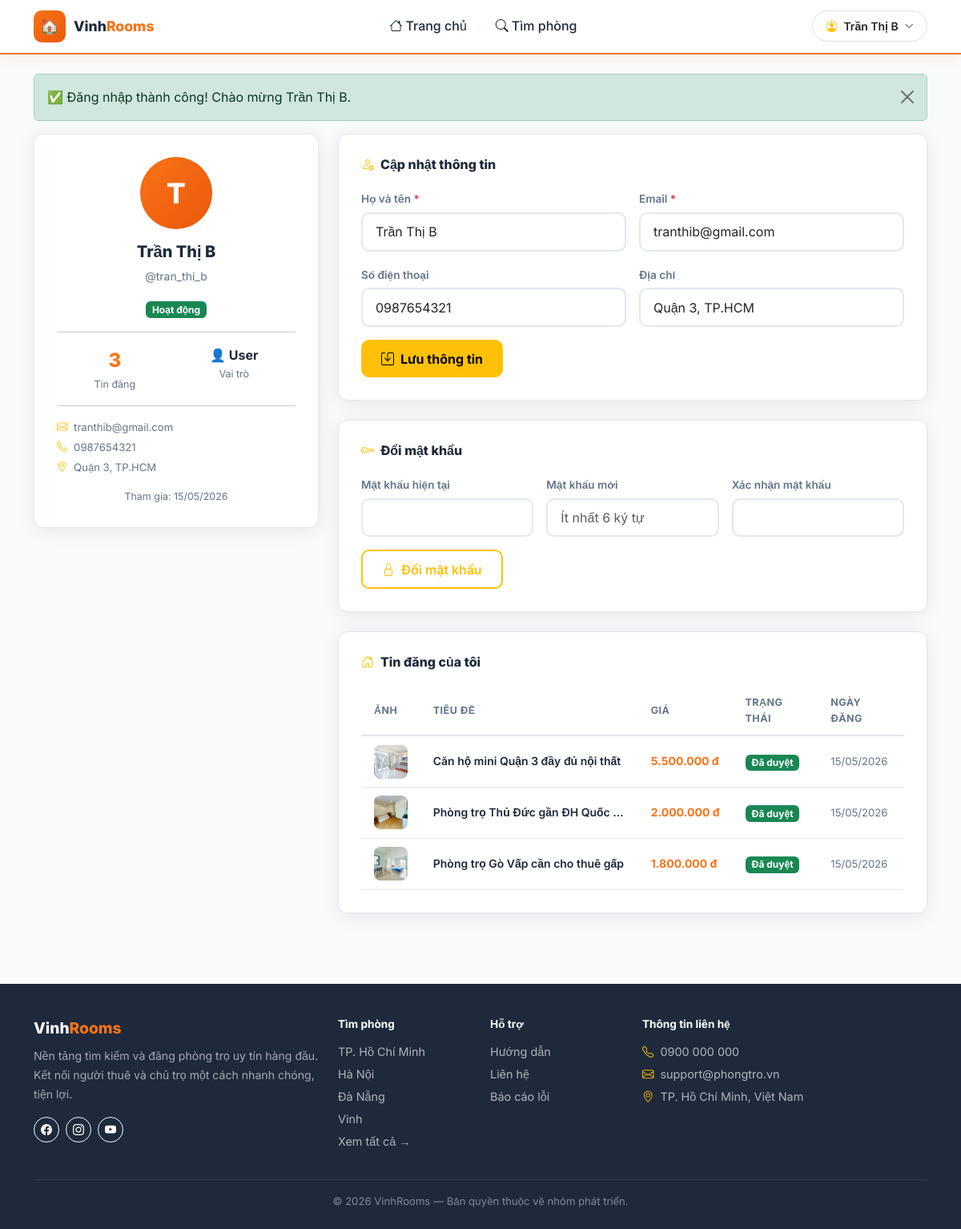
Screenshot of /profile.php (signed in) with the database file from the repository.
### tables this page shows
CREATE TABLE `users` (
  `id` int(10) UNSIGNED NOT NULL,
  `username` varchar(50) NOT NULL,
  `email` varchar(100) NOT NULL,
  `password` varchar(255) NOT NULL,
  `ho_ten` varchar(100) NOT NULL,
  `so_dien_thoai` varchar(15) DEFAULT NULL,
  `dia_chi` varchar(255) DEFAULT NULL,
  `avatar` varchar(255) DEFAULT 'default_avatar.png',
  `role` enum('admin','user') NOT NULL DEFAULT 'user',
  `trang_thai` enum('active','inactive','banned') NOT NULL DEFAULT 'active',
  `created_at` datetime NOT NULL DEFAULT current_timestamp(),
  `updated_at` datetime NOT NULL DEFAULT current_timestamp() ON UPDATE current_timestamp()
);

CREATE TABLE `tin_dang` (
  `id` int(11) UNSIGNED NOT NULL,
  `phong_tro_id` int(10) UNSIGNED NOT NULL,
  `tieu_de` varchar(255) DEFAULT NULL,
  `mo_ta` text DEFAULT NULL,
  `gia` decimal(10,2) DEFAULT NULL,
  `trang_thai` enum('cho_duyet','da_duyet','bi_tu_choi','an','da_thue') DEFAULT 'da_thue',
  `luot_xem` int(11) DEFAULT 0,
  `created_at` datetime DEFAULT NULL,
  `updated_at` datetime DEFAULT NULL
);

CREATE TABLE `phong_tro` (
  `id` int(10) UNSIGNED NOT NULL,
  `user_id` int(10) UNSIGNED NOT NULL,
  `loai_phong_id` int(10) UNSIGNED DEFAULT NULL,
  `khu_vuc_id` int(10) UNSIGNED DEFAULT NULL,
  `gia_goc` decimal(12,0) NOT NULL COMMENT 'VND/tháng',
  `dien_tich` float NOT NULL COMMENT 'm2',
  `dia_chi` varchar(255) NOT NULL,
  `so_phong_ngu` tinyint(3) UNSIGNED DEFAULT 1,
  `so_wc` tinyint(3) UNSIGNED DEFAULT 1,
  `tien_nghi` text DEFAULT NULL COMMENT 'JSON hoặc text mô tả tiện nghi',
  `hinh_anh` varchar(255) DEFAULT NULL COMMENT 'Ảnh đại diện',
  `trang_thai` enum('co_san','da_cho_thue') NOT NULL DEFAULT 'co_san',
  `created_at` datetime NOT NULL DEFAULT current_timestamp(),
  `updated_at` datetime NOT NULL DEFAULT current_timestamp() ON UPDATE current_timestamp()
);

### profile.php (the view, shortened to what the rows shown need)
<?php
require_once __DIR__ . '/includes/functions.php';
$db          = getDB();
$uid         = (int)$_SESSION['user_id'];
$myRooms = $db->query(
    "SELECT td.id, td.tieu_de, td.gia, td.trang_thai, td.created_at, p.hinh_anh
     FROM phong_tro p
     join tin_dang td on td.phong_tro_id = p.id
     WHERE user_id=$uid
     ORDER BY created_at DESC LIMIT 10"
)->fetch_all(MYSQLI_ASSOC);
require_once __DIR__ . '/includes/header.php';
?>
<div class="container py-4">
    <div class="row g-4">
        <div class="col-lg-4">
            <div class="detail-info-card text-center mb-4">
                <div style="width:90px;height:90px;border-radius:50%;background:linear-gradient(135deg,var(--primary),#ea580c);display:flex;align-items:center;justify-content:center;color:#fff;font-size:2.2rem;font-weight:800;margin:0 auto 1rem">
                    <?= strtoupper(mb_substr($currentUser['ho_ten'] ?? 'U', 0, 1)) ?>
                </div>
                <h5 style="font-weight:800"><?= e($currentUser['ho_ten']) ?></h5>
                <p style="color:var(--text-muted);font-size:.875rem">@<?= e($currentUser['username']) ?></p>
                <?= userStatusBadge($currentUser['trang_thai']) ?>
                <hr class="my-3">
                <div class="d-flex justify-content-around text-center">
                    <div>
                    </div>
                    <div>
                    </div>
                </div>
                <hr class="my-3">
                <div style="font-size:.82rem;color:var(--text-muted);text-align:left">
                    <?php if ($currentUser['email']): ?>
                    <div class="mb-1"><i class="bi bi-envelope me-2 text-warning"></i><?= e($currentUser['email']) ?></div>
                    <?php endif; ?>
                    <?php if ($currentUser['so_dien_thoai']): ?>
                    <div class="mb-1"><i class="bi bi-telephone me-2 text-warning"></i><?= e($currentUser['so_dien_thoai']) ?></div>
                    <?php endif; ?>
                    <?php if ($currentUser['dia_chi']): ?>
                    <div><i class="bi bi-geo-alt me-2 text-warning"></i><?= e($currentUser['dia_chi']) ?></div>
                    <?php endif; ?>
                </div>
                <div class="mt-3" style="font-size:.78rem;color:var(--text-muted)">
                    Tham gia: <?= formatDate($currentUser['created_at']) ?>
                </div>
            </div>
        </div>
        <div class="col-lg-8">
            <div class="detail-info-card mb-4">
                <form method="POST">
                    <div class="row g-3">
                        <div class="col-md-6">
                            <label style="font-size:.85rem;font-weight:600;color:var(--text-muted)">Họ và tên <span class="text-danger">*</span></label>
                            <input type="text" name="ho_ten" class="form-control mt-1"
                                   value="<?= e($currentUser['ho_ten']) ?>" required
                                   style="border:2px solid var(--border);border-radius:10px;padding:.65rem 1rem">
                        </div>
                        <div class="col-md-6">
                            <label style="font-size:.85rem;font-weight:600;color:var(--text-muted)">Email <span class="text-danger">*</span></label>
                            <input type="email" name="email" class="form-control mt-1"
                                   value="<?= e($currentUser['email']) ?>" required
                                   style="border:2px solid var(--border);border-radius:10px;padding:.65rem 1rem">
                        </div>
                        <div class="col-md-6">
                            <label style="font-size:.85rem;font-weight:600;color:var(--text-muted)">Số điện thoại</label>
                            <input type="tel" name="so_dien_thoai" class="form-control mt-1"
                                   value="<?= e($currentUser['so_dien_thoai'] ?? '') ?>"
                                   style="border:2px solid var(--border);border-radius:10px;padding:.65rem 1rem">
                        </div>
                        <div class="col-md-6">
                            <label style="font-size:.85rem;font-weight:600;color:var(--text-muted)">Địa chỉ</label>
                            <input type="text" name="dia_chi" class="form-control mt-1"
                                   value="<?= e($currentUser['dia_chi'] ?? '') ?>"
                                   style="border:2px solid var(--border);border-radius:10px;padding:.65rem 1rem">
                        </div>
                    </div>
                </form>
            </div>
            <div class="detail-info-card">
                <?php if (empty($myRooms)): ?>
                    <p class="text-muted text-center py-3">Bạn chưa có tin đăng nào.</p>
                <?php else: ?>
                <div class="table-responsive">
                    <table style="width:100%;border-collapse:collapse">
                        <thead>
                            <tr style="font-size:.78rem;color:var(--text-muted);font-weight:700;text-transform:uppercase;letter-spacing:.04em;border-bottom:2px solid var(--border)">
                                <th style="padding:.65rem 1rem">Ảnh</th>
                                <th style="padding:.65rem 1rem">Tiêu đề</th>
                                <th style="padding:.65rem 1rem">Giá</th>
                                <th style="padding:.65rem 1rem">Trạng thái</th>
                                <th style="padding:.65rem 1rem">Ngày đăng</th>
                            </tr>
                        </thead>
                        <tbody>
                        <?php foreach ($myRooms as $r): ?>
                        <tr style="border-bottom:1px solid var(--border)">
                            <td style="padding:.65rem 1rem">
                                <img src="<?= getImageUrl($r['hinh_anh']) ?>" alt=""
                                     style="width:56px;height:42px;object-fit:cover;border-radius:8px">
                            </td>
                            <td style="padding:.65rem 1rem;font-size:.875rem">
                                <a href="<?= BASE_URL ?>/room-detail.php?id=<?= $r['id'] ?>"
                                   style="font-weight:600;color:var(--secondary);display:block;max-width:240px;white-space:nowrap;overflow:hidden;text-overflow:ellipsis">
                                    <?= e($r['tieu_de']) ?>
                                </a>
                            </td>
                            <td style="padding:.65rem 1rem;font-weight:700;color:var(--primary);white-space:nowrap;font-size:.875rem">
                                <?= formatPrice($r['gia']) ?>
                            </td>
                            <td style="padding:.65rem 1rem"><?= tinDangStatusBadge($r['trang_thai']) ?></td>
                            <td style="padding:.65rem 1rem;font-size:.82rem;color:var(--text-muted);white-space:nowrap">
                                <?= formatDate($r['created_at']) ?>
                            </td>
                        </tr>
                        <?php endforeach; ?>
                        </tbody>
                    </table>
                </div>
                <?php endif; ?>
            </div>
        </div>
    </div>
</div>
<?php require_once __DIR__ . '/includes/footer.php'; ?>

### includes/header.php (shortened to what the rows shown need)
<?php
require_once __DIR__ . '/functions.php';
$currentUser = getCurrentUser();
?>
<!DOCTYPE html>
<html lang="vi">
<head>
    <link rel="stylesheet" href="https://cdn.jsdelivr.net/npm/bootstrap@5.3.3/dist/css/bootstrap.min.css">
    <link rel="stylesheet" href="https://cdn.jsdelivr.net/npm/bootstrap-icons@1.11.3/font/bootstrap-icons.min.css">
    <link rel="stylesheet" href="<?= BASE_URL ?>/assets/css/style.css">
    <link rel="stylesheet" href="<?= BASE_URL ?>/assets/css/my-posts.css">
</head>
<body>
<nav class="navbar-main">
    <div class="container">
        <div class="d-flex align-items-center justify-content-between py-2 w-100">
            <div class="d-flex align-items-center gap-2">
                <?php if (isLoggedIn()): ?>
                    <div class="dropdown">
                        <button class="btn btn-sm d-flex align-items-center gap-2 border rounded-pill px-3 py-2 fw-semibold"
                                style="font-size:.875rem" data-bs-toggle="dropdown">
                            <i class="bi bi-person-circle text-warning"></i>
                            <?= e($currentUser['ho_ten'] ?? $currentUser['username']) ?>
                            <i class="bi bi-chevron-down" style="font-size:.7rem"></i>
                        </button>
                    </div>
                <?php endif; ?>
            </div>
        </div>
    </div>
</nav>

### includes/functions.php (shortened to what the rows shown need)
<?php
function isLoggedIn(): bool {
    return isset($_SESSION['user_id']);
}
function getCurrentUser(): ?array {
    $db  = getDB();
    $id  = (int)$_SESSION['user_id'];
    $res = $db->query("SELECT * FROM users WHERE id = $id LIMIT 1");
    return $res ? $res->fetch_assoc() : null;
}
function formatPrice(float $price): string {
    return number_format($price, 0, ',', '.') . ' đ';
}
function formatDate(string $date): string {
    return date('d/m/Y', strtotime($date));
}
function e(string $str): string {
    return htmlspecialchars($str, ENT_QUOTES, 'UTF-8');
}
function getImageUrl(?string $filename): string {
    if ($filename[0] === '/') {
        $physicalPath = __DIR__ . '/..' . $filename;
        if (file_exists($physicalPath)) {
            return BASE_URL . $filename;
        }
        return BASE_URL . '/assets/images/no-image.svg';
    }
    return BASE_URL . '/assets/images/no-image.svg';
}
function tinDangStatusBadge(string $status): string {
    $map = [
        'cho_duyet'  => ['warning',   'Chờ duyệt'],
        'da_duyet'   => ['success',   'Đã duyệt'],
        'bi_tu_choi' => ['danger',    'Bị từ chối'],
        'an'         => ['secondary', 'Đã ẩn'],
    ];
    [$color, $label] = $map[$status] ?? ['light', $status];
    return "<span class=\"badge bg-{$color}\">{$label}</span>";
}
function userStatusBadge(string $status): string {
    $map = [
        'active'   => ['success', 'Hoạt động'],
        'inactive' => ['warning', 'Chưa kích hoạt'],
        'banned'   => ['danger',  'Bị khóa'],
    ];
    [$color, $label] = $map[$status] ?? ['light', $status];
    return "<span class=\"badge bg-{$color}\">{$label}</span>";
}

### rows the page displays
users: ho_ten "Trần Thị B", ho_ten "T", username "tran_thi_b", email "tranthib@gmail.com", so_dien_thoai "0987654321", dia_chi "Quận 3, TP.HCM", created_at "15/05/2026"
tin_dang: phong_tro.hinh_anh (picture), tieu_de "Căn hộ mini Quận 3 đầy đủ nội thất", gia "5.500.000 đ", created_at "15/05/2026"
tin_dang: phong_tro.hinh_anh (picture), tieu_de "Phòng trọ Thủ Đức gần ĐH Quốc…", gia "2.000.000 đ", created_at "15/05/2026"
tin_dang: phong_tro.hinh_anh (picture), tieu_de "Phòng trọ Gò Vấp cần cho thuê gấp", gia "1.800.000 đ", created_at "15/05/2026"

### other values shown
$icon "✅"
$msg "Đăng nhập thành công! Chào mừng Trần Thị B."
$label "Hoạt động"
count($myRooms) "3"
